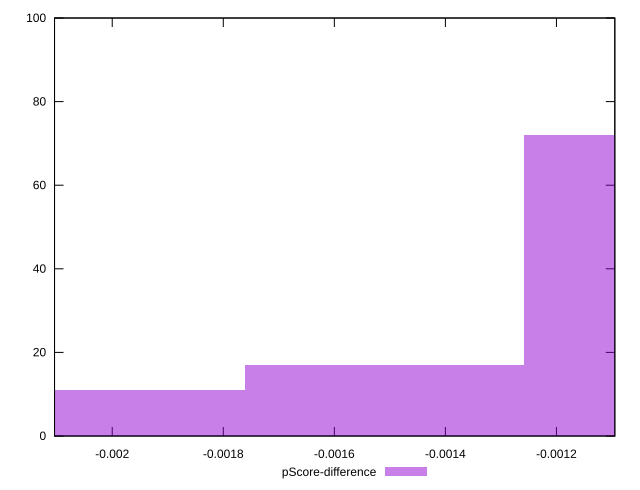

Reproduce this figure in gnuplot.
reset

$pScoreDifference <<EOF
-0.002012562949894292 11
-0.001006281474947146 72
-0.0015094222124207189 17
EOF

set key outside below
set boxwidth 0.000503140737473573
set xrange [-0.002103924922326028:-0.0010948517872364505]
set yrange [0:100]
set trange [0:100]
set style fill transparent solid 0.5 noborder
set terminal svg size 640, 490 enhanced background rgb 'white'
set output "report_00020_2021-02-19T21:17:38.612Z2/speed-index/samples/pages+cached+noadtech+nomedia+nocss/pScore-difference/histogram.svg"

plot $pScoreDifference title "pScore-difference" with boxes

reset
